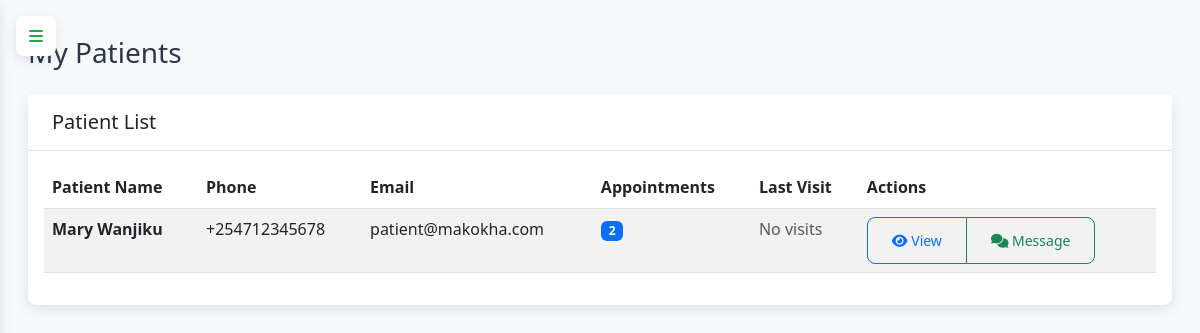
The app's page /doctor/patients (signed in) with its own data.
### app.py (models this page shows, shortened)
class Patient(db.Model):
    id = db.Column(db.Integer, primary_key=True)
    user_id = db.Column(db.Integer, db.ForeignKey('user.id', ondelete='CASCADE'), nullable=False)
    first_name = db.Column(db.String(50), nullable=False)
    last_name = db.Column(db.String(50), nullable=False)
    phone = db.Column(db.String(20))
    date_of_birth = db.Column(db.Date)
    address = db.Column(db.Text)
    emergency_contact = db.Column(db.String(100))
    medical_history = db.Column(db.Text)
    appointments = db.relationship('Appointment', backref='patient', lazy=True, cascade='all, delete-orphan')
    documents = db.relationship('PatientDocument', backref='patient', lazy=True, cascade='all, delete-orphan')

class User(UserMixin, db.Model):
    id = db.Column(db.Integer, primary_key=True)
    username = db.Column(db.String(80), unique=True, nullable=True)
    email = db.Column(db.String(120), unique=True, nullable=False)
    password_hash = db.Column(db.String(128), nullable=True)
    google_id = db.Column(db.String(100), unique=True, nullable=True)
    role = db.Column(db.String(20), nullable=False)
    created_at = db.Column(db.DateTime, default=db.func.current_timestamp())  # FIXED
    last_login = db.Column(db.DateTime)
    login_attempts = db.Column(db.Integer, default=0)
    account_locked_until = db.Column(db.DateTime)
    timezone = db.Column(db.String(50), default='UTC')
    patient_profile = db.relationship('Patient', backref='user', uselist=False, cascade='all, delete-orphan')
    doctor_profile = db.relationship('Doctor', backref='user', uselist=False, cascade='all, delete-orphan')

### app.py (the view)
@app.route('/doctor/patients')
@login_required
def doctor_patients():
    if current_user.role != 'doctor':
        flash('Access denied', 'error')
        return redirect(url_for('index'))
    appointments = Appointment.query.filter_by(
        doctor_id=current_user.doctor_profile.id
    ).all()
    patient_ids = set(apt.patient_id for apt in appointments)
    patients = Patient.query.filter(Patient.id.in_(patient_ids)).all()
    return render_template('doctor_patients.html', patients=patients)

### app.py (called while the page is built)
@login_manager.user_loader
def load_user(user_id):
    return db.session.get(User, int(user_id))

@app.context_processor
def utility_processor():
    return {
        'get_current_time': get_current_time,
        'format_datetime': format_datetime,
        'get_user_timezone': get_user_timezone,
        'convert_to_user_timezone': convert_to_user_timezone,
        'datetime': datetime  # Add this line
    }

@app.context_processor
def inject_user_role():
    return {
        'current_user_role': current_user.role if current_user.is_authenticated else None
    }

### templates/doctor_patients.html (shortened to what this page needs)
{% extends "base.html" %}
{% block content %}
<div class="container-fluid">
    <div class="row">
        <div class="col-12">
            <div class="d-flex justify-content-between align-items-center mb-4">
                <h1 class="h3 mb-0">My Patients</h1>
            </div>
        </div>
    </div>
    <div class="row">
        <div class="col-12">
            <div class="card">
                <div class="card-header">
                    <h5 class="card-title mb-0">Patient List</h5>
                </div>
                <div class="card-body">
                    {% if patients %}
                    <div class="table-responsive">
                        <table class="table table-striped">
                            <thead>
                                <tr>
                                    <th>Patient Name</th>
                                    <th>Phone</th>
                                    <th>Email</th>
                                    <th>Appointments</th>
                                    <th>Last Visit</th>
                                    <th>Actions</th>
                                </tr>
                            </thead>
                            <tbody>
                                {% for patient in patients %}
                                <tr>
                                    <td>
                                        <strong>{{ patient.first_name }} {{ patient.last_name }}</strong>
                                    </td>
                                    <td>
                                        {% if patient.phone %}
                                            {{ patient.phone }}
                                        {% else %}
                                            <span class="text-muted">Not provided</span>
                                        {% endif %}
                                    </td>
                                    <td>
                                        {{ patient.user.email }}
                                    </td>
                                    <td>
                                        {% set patient_appointments = [] %}
                                        {% for apt in patient.appointments %}
                                            {% if apt.doctor_id == current_user.doctor_profile.id %}
                                                {% set _ = patient_appointments.append(apt) %}
                                            {% endif %}
                                        {% endfor %}
                                        <span class="badge bg-primary">{{ patient_appointments|length }}</span>
                                    </td>
                                    <td>
                                        {% set last_appointment = None %}
                                        {% for apt in patient.appointments %}
                                            {% if apt.doctor_id == current_user.doctor_profile.id %}
                                                {% if not last_appointment or apt.appointment_date > last_appointment.appointment_date %}
                                                    {% set last_appointment = apt %}
                                                {% endif %}
                                            {% endif %}
                                        {% endfor %}
                                        {% if last_appointment %}
                                            {{ format_datetime(last_appointment.appointment_date, "%Y-%m-%d") }}
                                        {% else %}
                                            <span class="text-muted">No visits</span>
                                        {% endif %}
                                    </td>
                                    <td>
                                        <div class="btn-group">
                                            <button class="btn btn-sm btn-outline-primary"
                                                    onclick="viewPatientDetails({{ patient.id }})">
                                                <i class="fas fa-eye"></i> View
                                            </button>
                                            <a href="{{ url_for('communication') }}?patient_id={{ patient.id }}"
                                               class="btn btn-sm btn-outline-success">
                                                <i class="fas fa-comments"></i> Message
                                            </a>
                                        </div>
                                    </td>
                                </tr>
                                {% endfor %}
                            </tbody>
                        </table>
                    </div>
                    {% else %}
                    <div class="text-center py-4">
                        <i class="fas fa-user-injured fa-3x text-muted mb-3"></i>
                        <h5>No patients found</h5>
                        <p class="text-muted">You don't have any patients yet. Patients will appear here after they book appointments with you.</p>
                    </div>
                    {% endif %}
                </div>
            </div>
        </div>
    </div>
</div>
{% endblock %}

### templates/base.html (style rules this page uses)
:root { --sidebar-width: 260px; --primary-color: #667eea; --primary-dark: #5a6fd8; --secondary-color: #764ba2; --bg-light: #f7fafc; --text-dark: #2d3748; --text-light: #718096; --white: #ffffff; --header-height: 70px; --transition-speed: 0.3s; --shadow: 0 4px 12px rgba(0, 0, 0, 0.1); --radius: 8px; --hamburger-red: #dc3545; --hamburger-green: #28a745; }
body { background-color: var(--bg-light); font-family: 'Segoe UI', Tahoma, Geneva, Verdana, sans-serif; line-height: 1.6; color: var(--text-dark); padding-top: 20px; }
.card { border-radius: var(--radius); box-shadow: var(--shadow); border: none; margin-bottom: 1.5rem; }
.card-header { background-color: white; border-bottom: 1px solid rgba(0,0,0,0.1); font-weight: 600; padding: 1rem 1.5rem; }
.btn { border-radius: var(--radius); padding: 0.75rem 1.5rem; font-weight: 500; transition: all 0.3s; }

### records on screen
Patient: first_name "Mary", last_name "Wanjiku", phone "+254712345678", user.email "patient@makokha.com", patient_appointments "2"
